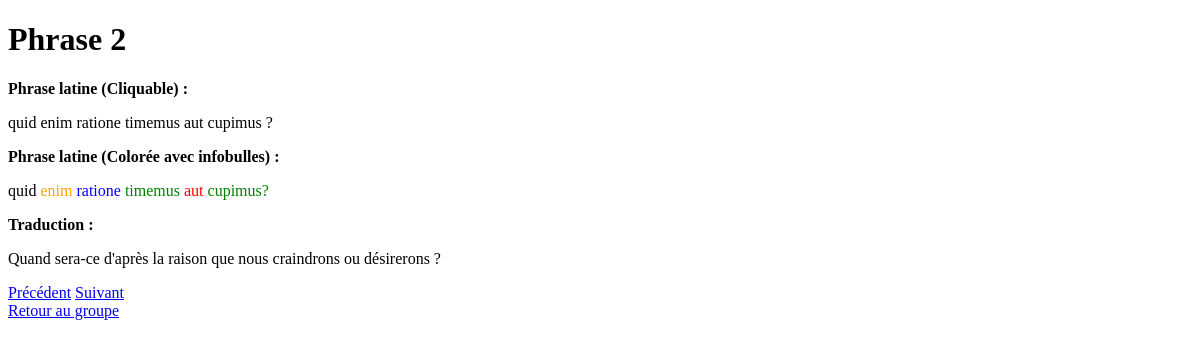
The page /phrase/2 on the database its author committed.
### main.py (models this page shows)
class GrammaticalAnalysis(Base):
    __tablename__ = "grammatical_analysis"
    id = Column(Integer, primary_key=True, index=True)
    latin = Column(String, index=True)
    categorie = Column(String)
    fonction = Column(String)
    relation = Column(String)
    racine = Column(String)
    sens = Column(String)
    derive = Column(String)

### main.py (the view)
@app.get("/phrase/{numero_phrase}", response_class=HTMLResponse)
def afficher_phrase(request: Request, numero_phrase: int):
    if numero_phrase < 1 or numero_phrase > len(phrases_latines):
        raise HTTPException(status_code=404, detail="Phrase non trouvée")
    phrase = phrases_latines[numero_phrase - 1]
    phrase_modifiee = rendre_mots_avec_bulles(phrase)
    phrase_colorée = colorer_mots_par_categorie(phrase)
    traduction = traductions[numero_phrase - 1] if numero_phrase - 1 < len(traductions) else "Traduction indisponible"
    return templates.TemplateResponse("phrase.html", {
        "request": request,
        "phrase": phrase_modifiee,
        "phrase_coloree": phrase_colorée,
        "numero_phrase": numero_phrase,
        "total_phrases": len(phrases_latines),  # Ajout de cette ligne
        "traduction": traduction
    })

### app/templates/phrase.html (shortened to what this page needs)
<!DOCTYPE html>
<html lang="fr">
<head>
</head>
<body>
    <h1>Phrase {{ numero_phrase }}</h1>
    <p><strong>Phrase latine (Cliquable) :</strong></p>
    <p>{{ phrase | safe }}</p>
    <p><strong>Phrase latine (Colorée avec infobulles) :</strong></p>
    <p class="phrase">
        {{ phrase_coloree | safe }}
    </p>
    <p><strong>Traduction :</strong></p>
    <p>{{ traduction }}</p>
    <div>
        {% if numero_phrase > 1 %}
            <a href="/phrase/{{ numero_phrase - 1 }}">Précédent</a>
        {% endif %}
        {% if numero_phrase < total_phrases %}
            <a href="/phrase/{{ numero_phrase + 1 }}">Suivant</a>
        {% endif %}
    </div>
    <a href="/groupe/1">Retour au groupe</a>
</body>
</html>

### app/templates/phrase.html (style rules this page uses)
.tooltip-container { position: relative; display: inline-block; cursor: pointer; }

### rows shown on the page
GrammaticalAnalysis: latin "quid enim ratione timemus aut cupimus ?"
GrammaticalAnalysis: latin "quid enim ratione timemus aut cupimus?"

### other values the page prints
{{ numero_phrase }} "2"
{{ traduction }} "Quand sera-ce d'après la raison que nous craindrons ou désirerons ?"
